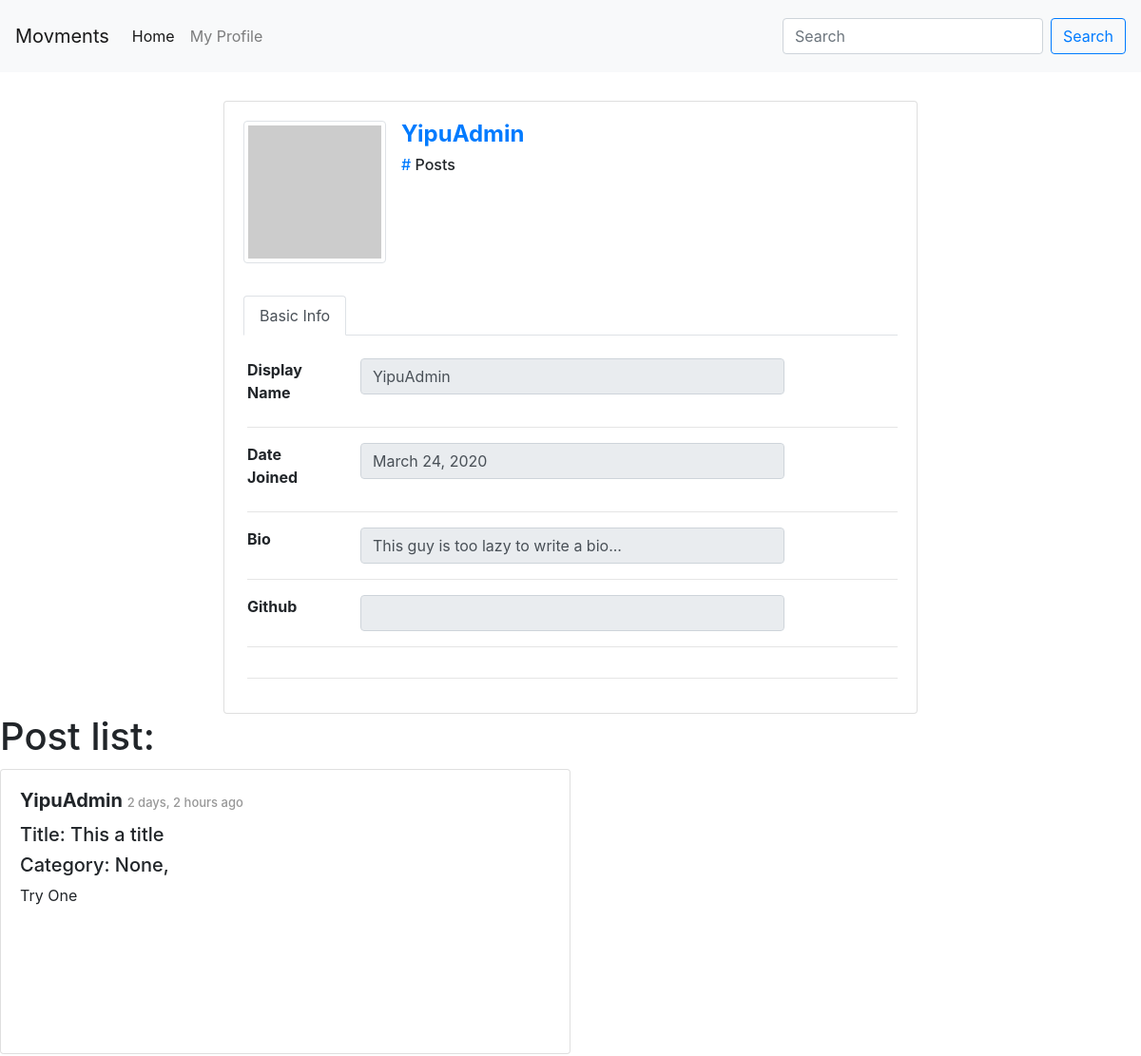
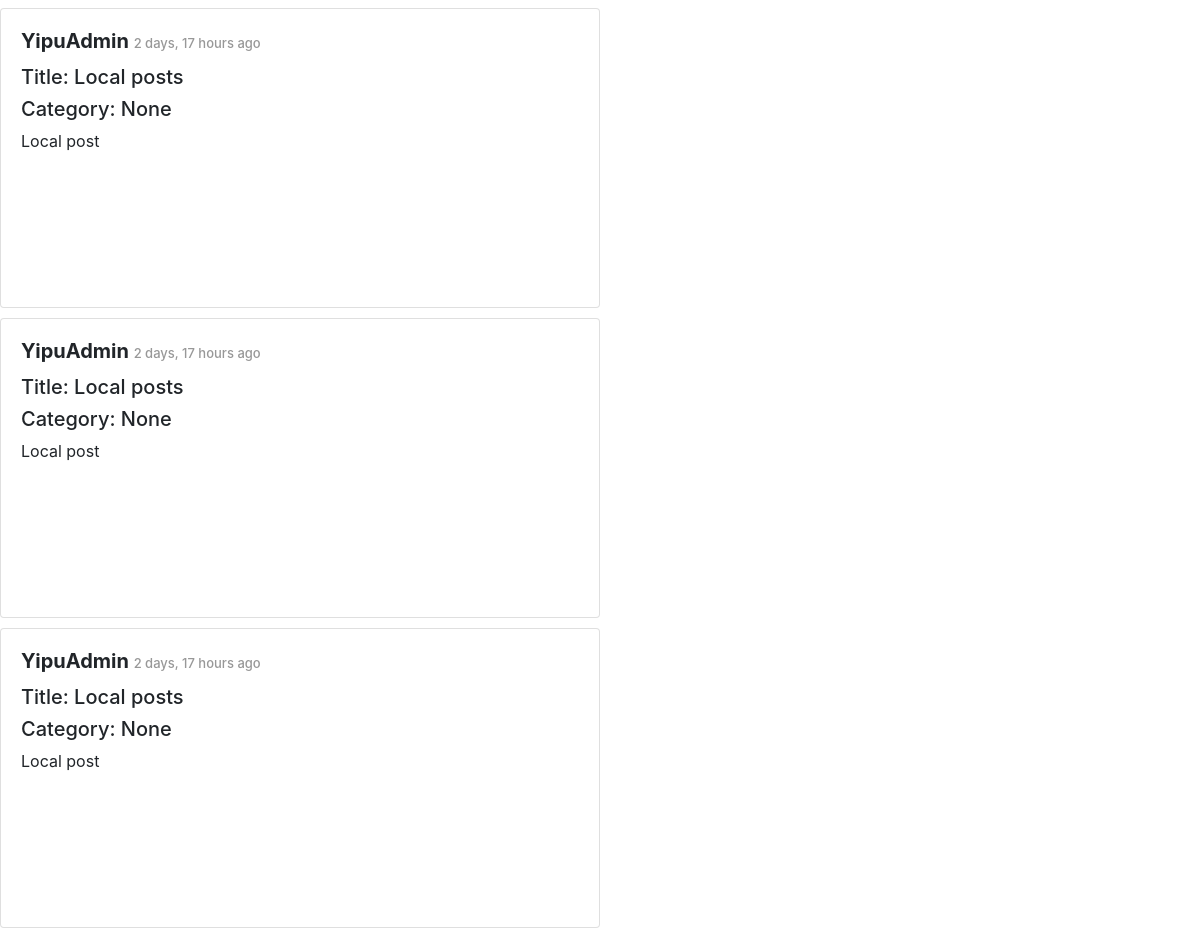
The page /accounts/author/profile/b93ecbc8-05ba-4391-9707-dcac736ab053/ on the database as committed earlier (2 pictures, top to bottom).
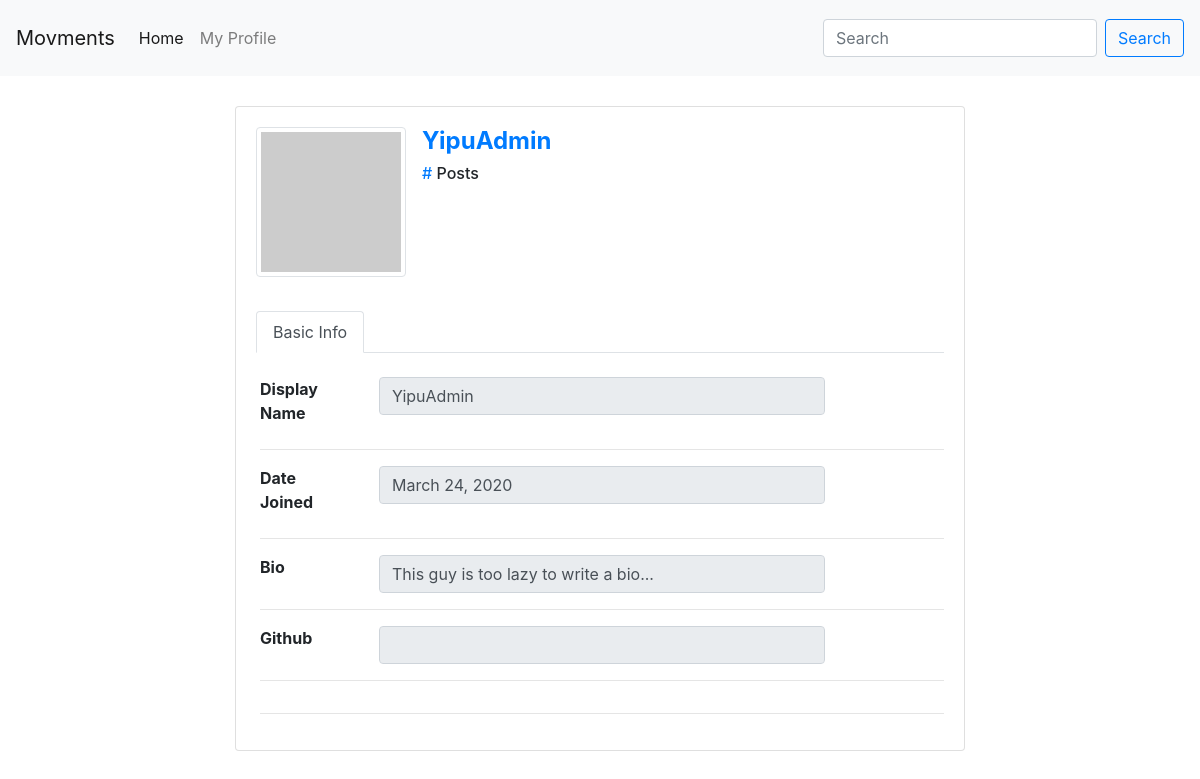
The same page on the database as committed later.
### accounts/models.py (models this page shows, shortened)
class Author(AbstractBaseUser):
    email=models.EmailField(
        verbose_name='email address',
        max_length=60,
        unique=True,
    )
    id = models.CharField(primary_key=True, default=uuid.uuid4().urn[9:], editable=False,max_length=100,unique=True)
    displayName = models.CharField(max_length=30)
    lastName = models.CharField(max_length=30, blank=True)
    firstName = models.CharField(max_length=30, blank=True)
    host = models.CharField(default=settings.HOSTNAME, max_length=100)
    url = models.CharField(default="", max_length=100)
    avatar = models.ImageField(upload_to='avatar/', default = 'avatar/default-avatar.png', blank=True, null=True)
    github = models.URLField(default="", max_length=100, null=True)
    bio = models.CharField(default="This guy is too lazy to write a bio...", max_length=200, blank=True, null=True)
    date_joined=models.DateField(verbose_name="date joined", auto_now=True)
    last_login=models.DateField(verbose_name="last login", auto_now=True)
    active=models.BooleanField(default=True)
    activated=models.BooleanField(default=False)
    node=models.BooleanField(default=False)
    admin=models.BooleanField(default=False)
    share=models.BooleanField(default=False)
    share_image=models.BooleanField(default=False)
    objects = AuthorManager()
    USERNAME_FIELD = 'email'
    REQUIRED_FIELDS = ['displayName', ]

### posting/models.py (models this page shows, shortened)
class Post(models.Model):
    id = models.UUIDField(primary_key=True, default=uuid.uuid4, max_length=50, editable=False)
    author = models.ForeignKey(Author, on_delete=models.CASCADE)
    title = models.CharField(max_length=50)
    contentType = models.CharField(max_length=20, default = 'text/plain', choices=CONTENT_TYPE)
    origin = models.CharField(default="",max_length=200, editable=False)
    source = models.CharField(max_length=200, blank=True)
    content = models.TextField()
    categories = models.CharField(max_length=200, blank=True)
    unlisted = models.BooleanField(default=False, choices=UNLISTED)
    published = models.DateTimeField('date posted', auto_now_add=True, blank=True)
    visibility = models.CharField(max_length=10, default = 'PUBLIC', choices=POST_VISIBILITY)
    visibleTo =models.CharField(max_length=100, default='', blank=True )

### accounts/views.py (the view, shortened to what this page needs)
# urls.py: path('author/profile/<str:author_id>/', views.ProfileView.as_view(), name='view profile'),
class ProfileView(APIView):
    permission_classes = [IsActivatedOrReadOnly]
    def get(self, request, author_id, format=None):
        try:
            author = Author.objects.filter(id=author_id)
            if not author.exists():
                node = ServerNode.objects.all()
                if node.exists():
                    author = getNodeAuthor(author_id,node)
                if author == None:
                    return HttpResponseNotFound("Author Profile Not Found.")
            else:
                author = Author.objects.get(id=author_id)
            posts_list = []
            if request.user.id != author_id:
                posts_list = PostingView.getVisiblePosts(request.user, author)
            context = {
                'author': author,
                'post_list': posts_list,
            }
            return render(request, "accounts/profile.html", context)
        except Exception as e:
            return HttpResponseServerError(e)

### accounts/permissions.py (called while the page is built)
    def has_permission(self, request, view):
        if request.method in self.safe_method:
            return True
        if request.user:
            return request.user.is_activated
        return False

### posting/helper_functions.py (called while the page is built, shortened)
def getVisiblePosts(requester, author=None):
    result = []
    if requester.is_anonymous:
        if author:
            return Post.objects.filter(author=author, visibility='PUBLIC', unlisted=False).order_by('-published')
        else:
            return Post.objects.filter(visibility='PUBLIC', unlisted=False).order_by('-published')

### accounts/templates/accounts/profile.html (shortened to what this page needs)
{%include 'posting/base.html'%}
{%include 'posting/navbar.html'%}
<div class="container" style="margin-top: 20px;">
    <div class="row">
        <div class="col-md-8 offset-md-2">
            <div class="card">
                <div class="card-body">
                    <div class="card-title mb-4">
                        <div class="d-flex justify-content-start">
                            <div class="image-container">
                                {% if avatar %}
                                    <img src="{{ avatar.url }}" id="imgProfile" style="width: 150px; height: 150px" class="img-thumbnail" />
                                {% else %}
                                    <img src="http://placehold.it/150x150" id="imgProfile" style="width: 150px; height: 150px" class="img-thumbnail" />
                                {% endif %}
                            </div>
                            <div class="userData ml-3">
                                <h2 class="d-block" style="font-size: 1.5rem; font-weight: bold"><a href="javascript:void(0);">{{ author.displayName }}</a></h2>
                                <h6 class="d-block"><a href="javascript:void(0)">#</a> Posts</h6>
                            </div>
                        </div>
                    </div>
                    <div class="row">
                        <div class="col-12">
                            <ul class="nav nav-tabs mb-4" id="myTab" role="tablist">
                                <li class="nav-item">
                                    <a class="nav-link active" id="basicInfo-tab" data-toggle="tab" href="#basicInfo" role="tab" aria-controls="basicInfo" aria-selected="true">Basic Info</a>
                                </li>
                            </ul>
                            <form class="change-form", action="{% url 'accounts:view profile' request.user.id %}", method="POST"> {% csrf_token %}
                                <div class="tab-content ml-1" id="myTabContent">
                                    <div class="tab-pane fade show active" id="basicInfo" role="tabpanel" aria-labelledby="basicInfo-tab">
                                            <div class="row">
                                                <div class="col-sm-3 col-md-2 col-5">
                                                    <label style="font-weight:bold;">Display Name</label>
                                                </div>
                                                <div class="col-md-8 col-6">
                                                    <input type="text" id="display-input" name="displayName" class="form-control classname" value="{{ author.displayName }}" readonly />
                                                </div>
                                            </div>
                                            <hr />
                                            <div class="row">
                                                <div class="col-sm-3 col-md-2 col-5">
                                                    <label style="font-weight:bold;">Date Joined</label>
                                                </div>
                                                <div class="col-md-8 col-6">
                                                    <input type="text" class="form-control classname" value="{{ author.date_joined }}" readonly />
                                                </div>
                                            </div>
                                            <hr />
                                            <div class="row">
                                                <div class="col-sm-3 col-md-2 col-5">
                                                    <label style="font-weight:bold;">Bio</label>
                                                </div>
                                                <div class="col-md-8 col-6">
                                                    <input type="text"  id="bio-input" name="bio" class="form-control classname" value="{{ author.bio }}" readonly />
                                                </div>
                                            </div>
                                            <hr />
                                            <div class="row">
                                                <div class="col-sm-3 col-md-2 col-5">
                                                    <label style="font-weight:bold;">Github</label>
                                                </div>
                                                <div class="col-md-8 col-6">
                                                    <input type="text" id="github-input" name="github" class="form-control classname" value="{{ author.github }}" readonly />
                                                </div>
                                            </div>
                                            <hr />
                                            <hr />
                                    </div>
                                </div>
                            </form>
                        </div>
                    </div>
                </div>
            </div>
        </div>
    </div>
</div>
{% if post_list %}
<h1>Post list:</h1>
    {% for post in post_list %}
        {% include "posting/post-full-view.html" with post=post %}
    {% endfor %}
{% endif %}

### posting/templates/posting/base.html (shortened to what this page needs)
    {% load static %}
    <head>
        <link rel="stylesheet" href="https://maxcdn.bootstrapcdn.com/bootstrap/4.4.1/css/bootstrap.min.css">
    </head>

### posting/templates/posting/navbar.html (shortened to what this page needs)
<nav class="navbar navbar-expand-lg navbar-light bg-light sticky-top">
    <a class="navbar-brand" href="#">Movments</a>
    <div class="collapse navbar-collapse" id="navbarSupportedContent">
      <ul class="navbar-nav mr-auto">
        <li class="nav-item active">
          <a class="nav-link" id="global-home" href="{% url 'posting:view public posts' %}">Home<span class="sr-only">(current)</span></a>
        </li>
        <li class="nav-item">
          <a class="nav-link" id="nav-third" href="{% url 'accounts:view profile' request.user.id %}">My Profile</a>
        </li>
      </ul>
      <form class="form-inline my-2 my-lg-0">
        <input class="form-control mr-sm-2" type="search" placeholder="Search" aria-label="Search">
        <button class="btn btn-outline-primary my-2 my-sm-0" type="submit">Search</button>
      </form>
    </div>
</nav>

### posting/templates/posting/post-full-view.html (shortened to what this page needs)
<div class="card" style="width: 600px;height:300px">
    <div class="card-body">
        <div class='card-title'>
            <h5 class="post-tile"><b>{{ post.author.displayName }} </b> <span id="timestamp"> {{ post.published|timesince }} ago</span></h5>
        </div>
        <div class="card-subtile">
            <h5>Title: {{post.title}}</h5>
            <h5>Category: {{post.categories}}</h5>
        </div>
        <div class="card-content">
            <div class="content-container" style="width:480px;height:180px;">
                {% if post.contentType == 'image/png;base64' %}
                <img alt="Post Image" style="max-width:100%;max-height:100%;padding-bottom: 10px;"/>
                {% elif post.contentType == 'image/jpeg;base64' %}
                <img alt="Post Image" style="max-width:100%;max-height:100%;padding-bottom: 10px;"/>
                {% elif post.contentType == 'application/base64' %}
                <p>I dont know how to display application yet</p>
                {% else %}
                <p>{{ post.content }}</p >
                {% endif %}
            </div>
        </div>
    </div>
</div>

### posting/templates/posting/base.html (style rules this page uses)
ul { padding: 0; list-style-type: none; }
li { padding: 0; list-style-type: none; margin-top: 10px; margin-bottom: 10px; }
.card { margin-top: 10px; }

Rows that differ between the two databases and show on the page:
removed Post: author.displayName "YipuAdmin", published "2 days, 2 hours", title "This a title", categories "None,", content "Try One"
removed Post: author.displayName "YipuAdmin", published "2 days, 17 hours", title "Local posts", categories "None", content "Local post"
removed Post: author.displayName "YipuAdmin", published "2 days, 17 hours", title "Local posts", categories "None", content "Local post"
removed Post: author.displayName "YipuAdmin", published "2 days, 17 hours", title "Local posts", categories "None", content "Local post"
Other text that changed with them:
text no longer shown: "Post list:"
